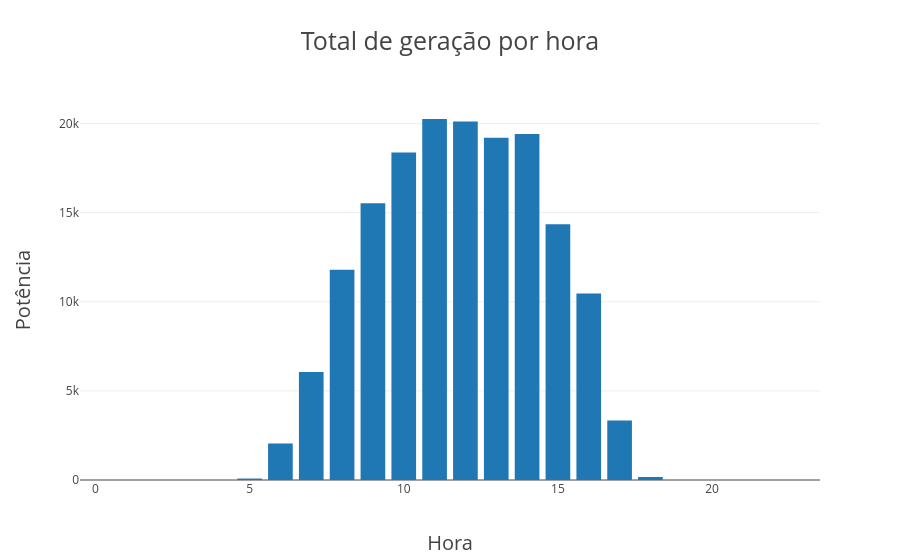

The cell this chart's notebook holds for it:
### Code cell
trace = go.Bar(x=per['hora'],y=per['potencia'])
data = [trace]
layout = go.Layout(
    title='Total de geração por hora',titlefont=dict(size=25),
    xaxis=dict(title='Hora',titlefont=dict(size=20)),
    yaxis=dict(title='Potência',titlefont=dict(size=20)))
py.iplot(go.Figure(data = [trace], layout=layout))

### Figure 1 — Plotly figure (JSON) as saved in the notebook; plotly's stock layout.template omitted (floating-point values rounded to 4 significant figures)
{"data": [{"type": "bar", "uid": "49592726-faa9-4556-bf57-f1bae472f88d", "x": [0, 1, 2, 3, 4, 5, 6, 7, 8, 9, 10, 11, 12, 13, 14, 15, 16, 17, 18, 19, 20, 21, 22, 23], "y": [0, 0, 0, 0, 0, 82, 2049, 6053, 11799, 15529, 18382, 20256, 20112, 19199, 19409, 14355, 10463, 3338, 167, 0, 0, 0, 0, 0]}], "layout": {"title": "Total de geração por hora", "titlefont": {"size": 25}, "xaxis": {"title": "Hora", "titlefont": {"size": 20}}, "yaxis": {"title": "Potência", "titlefont": {"size": 20}}}}
